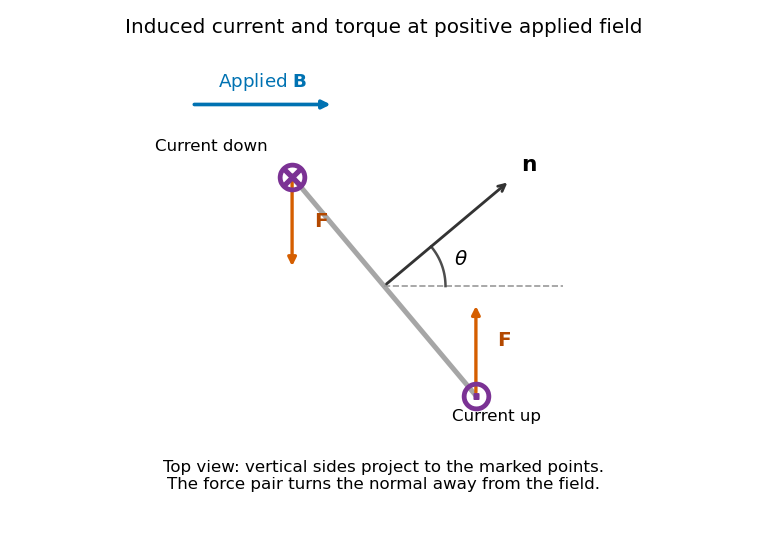

The script that drew this image:
#!/usr/bin/env python3
"""Original loop-force diagram; writes its PNG basename to cwd.

Tested: Python 3.14.4, numpy 2.3.5, matplotlib 3.10.7 (+dfsg1).
Dependencies are listed in the repository pyproject.toml.
"""
from pathlib import Path
import matplotlib
matplotlib.use("Agg")
import matplotlib.pyplot as plt
import numpy as np


def main():
    theta = np.deg2rad(40)
    normal = np.array([np.cos(theta), np.sin(theta)])
    tangent = np.array([-np.sin(theta), np.cos(theta)])
    fig, ax = plt.subplots(figsize=(6.4, 4.5), dpi=120, facecolor="white")
    ax.set_facecolor("white")
    ax.plot(*np.column_stack((-tangent, tangent)), color=".65", lw=3)
    ax.plot([0, 1.25], [0, 0], "--", color=".6", lw=1)
    ax.annotate("", xy=1.15*normal, xytext=(0, 0),
                arrowprops={"arrowstyle": "->", "lw": 1.7, "color": ".2"})
    ax.text(*(1.25*normal), r"$\mathbf{n}$", fontsize=13)
    arc = np.linspace(0, theta, 80)
    ax.plot(.43*np.cos(arc), .43*np.sin(arc), color=".3")
    ax.text(.49, .15, r"$\theta$", fontsize=12)
    for sign, marker, label in [(1, r"$\otimes$", "Current down"),
                                 (-1, r"$\odot$", "Current up")]:
        pos = sign*tangent
        ax.scatter(*pos, s=280, marker=marker, color="#7b3294", zorder=4)
        ax.annotate("", xy=pos+np.array([0, -.65*sign]), xytext=pos,
                    arrowprops={"arrowstyle": "-|>", "lw": 2, "color": "#d55e00"})
        ax.text(pos[0]+.15, pos[1]-.35*sign, r"$\mathbf{F}$", color="#b34800", fontsize=12)
        ax.text(pos[0]-.17, pos[1]+.18*sign, label,
                ha="right" if sign==1 else "left", fontsize=10)
    ax.annotate("", xy=(-.35, 1.27), xytext=(-1.35, 1.27),
                arrowprops={"arrowstyle": "-|>", "lw": 2.2, "color": "#0072b2"})
    ax.text(-.85, 1.39, r"Applied $\mathbf{B}$", ha="center", color="#0072b2", fontsize=11)
    ax.text(0, -1.42, "Top view: vertical sides project to the marked points.\n"
            "The force pair turns the normal away from the field.", ha="center", fontsize=10)
    ax.set(xlim=(-1.8, 1.8), ylim=(-1.65, 1.7), aspect="equal",
           title="Induced current and torque at positive applied field")
    ax.axis("off")
    fig.tight_layout()
    fig.savefig(Path(__file__).stem+".png", facecolor="white")
    plt.close(fig)


if __name__ == "__main__":
    main()
